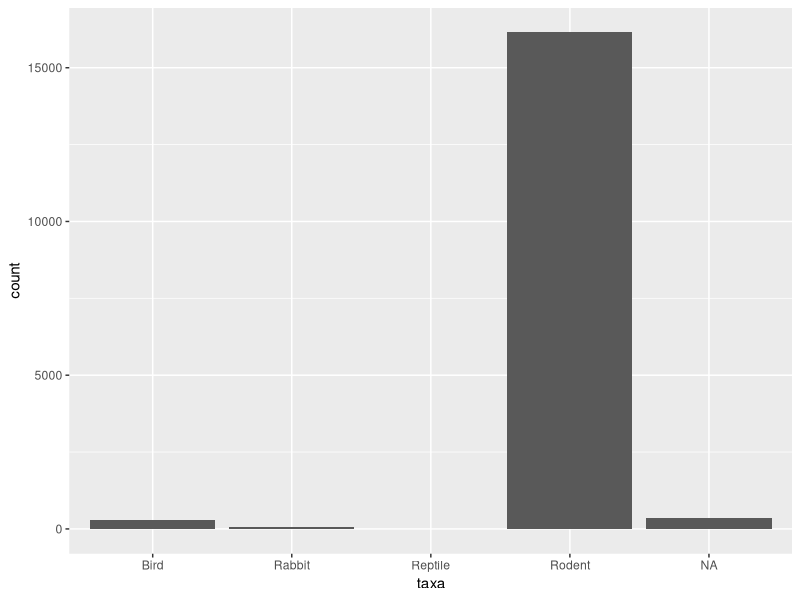
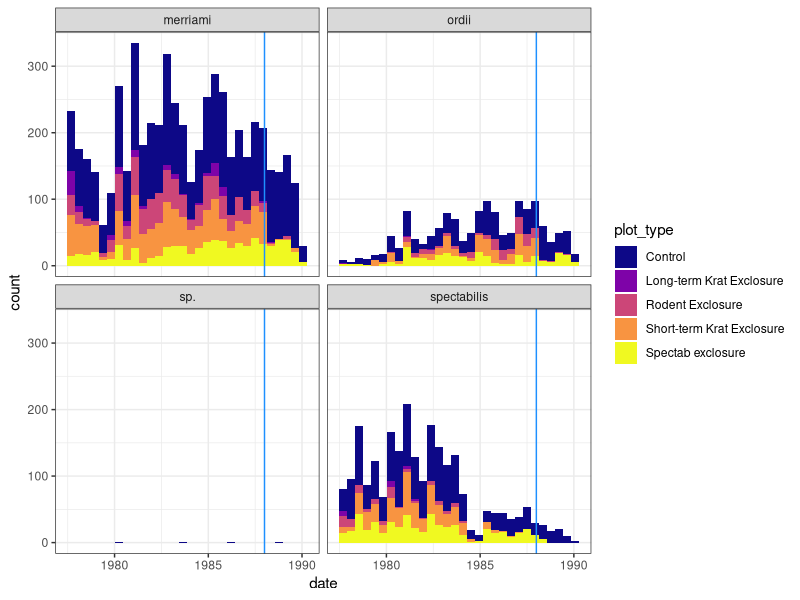
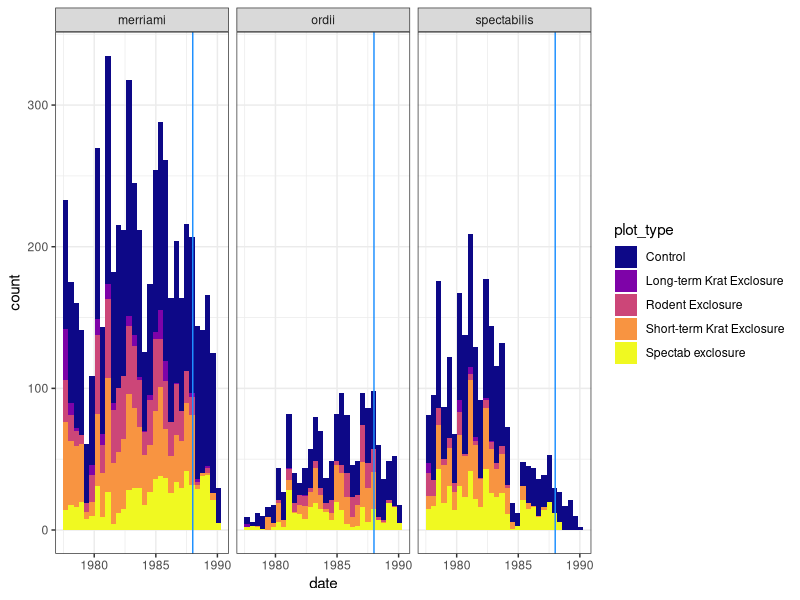
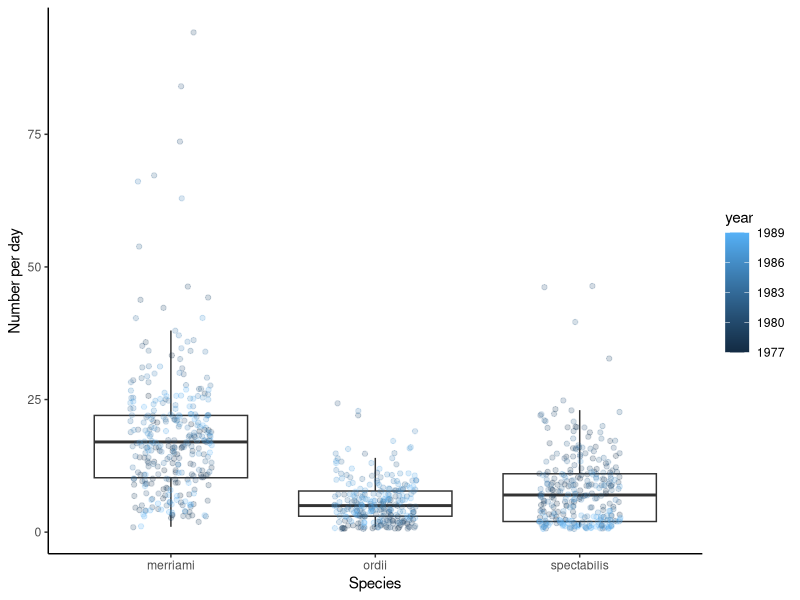
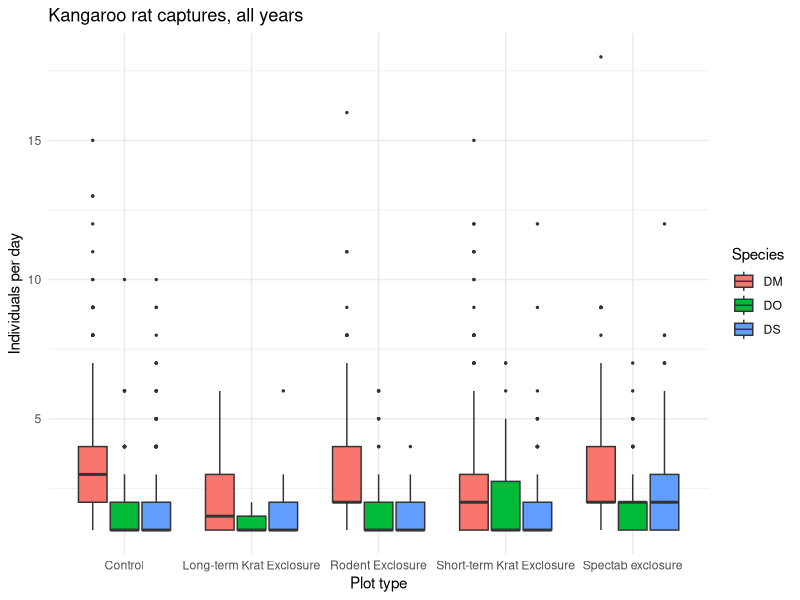
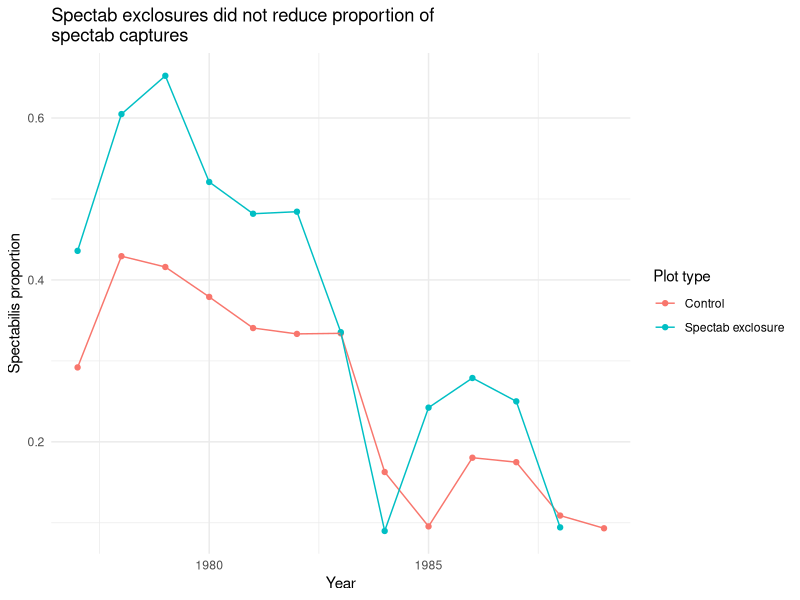

Write R code to recreate these figures, in order.
## ---- chunk 1
library(readr)
library(dplyr)
library(ggplot2)
library(stringr)
## ---- chunk 2
rodents <- read_csv("scripts/data/surveys_complete_77_89.csv")
## ---- chunk 3
glimpse(rodents) # or click on the environment
str(rodents) # an alternative that does the same thing
head(rodents) # or open fully with View() or click in environment
## ---- chunk 4
table(rodents$taxa)
## ---- chunk 5
rodents %>%
  ggplot(aes(x=taxa))+
  geom_bar()
## ---- chunk 6
## How do we find NAs anyway? ----
head(is.na(rodents$taxa)) # logical--tells us when an observation is an NA (T or F)

# Not very helpful. BUT
sum(is.na(rodents$taxa)) # sum considers T = 1 and F = 0
## ---- chunk 7
rodents <- rodents %>%
  filter(taxa == "Rodent")
glimpse(rodents)
## ---- chunk 8
krats <- rodents %>%
  filter(genus == "Dipodomys")
dim(krats) # okay, so that's a lot smaller, great.
glimpse(krats)
## ---- chunk 9
krats <- krats %>%
  mutate(date = lubridate::ymd(paste(year, month, day, sep = "-")))
## ---- chunk 10
krats <- krats %>%
  mutate(time_period = ifelse(year < 1988, "early", "late"))

# Check that this went through; check for NAs
table(krats$time_period, exclude = NULL) # learned how to do this earlier
## ---- chunk 11
krats %>%
  ggplot(aes(x = date, fill = plot_type)) +
  geom_histogram()+
  facet_wrap(~species)+ 
  theme_bw()+
  scale_fill_viridis_d(option = "plasma")+
  geom_vline(aes(xintercept = lubridate::ymd("1988-01-01")), col = "dodgerblue")
## ---- chunk 12
krats <- krats %>%
  filter(species != "sp.")
## ---- chunk 13
krats %>%
  ggplot(aes(x = date, fill = plot_type)) +
  geom_histogram()+
  facet_wrap(~species)+ 
  theme_bw()+
  scale_fill_viridis_d(option = "plasma")+
  geom_vline(aes(xintercept = lubridate::ymd("1988-01-01")), col = "dodgerblue")
## ---- chunk 14
krats_per_day <- krats %>%
  group_by(date, year, species) %>%
  summarize(n = n()) %>%
  group_by(species)

krats_per_day %>%
  ggplot(aes(x = species, y = n))+
  geom_boxplot(outlier.shape = NA)+
  geom_jitter(width = 0.2, alpha = 0.2, aes(col = year))+
  theme_classic()+
  ylab("Number per day")+
  xlab("Species")
## ---- chunk 15
counts_per_day <- krats %>%
  group_by(year, plot_id, plot_type, month, day, species_id) %>%
  summarize(count_per_day = n())

counts_per_day %>%
  ggplot(aes(x = plot_type, y = count_per_day, fill = species_id, group = interaction(plot_type, species_id)))+
  geom_boxplot(outlier.size = 0.5)+
  theme_minimal()+
  labs(title = "Kangaroo rat captures, all years",
       x = "Plot type",
       y = "Individuals per day",
       fill = "Species")
## ---- chunk 16
control_spectab <- krats %>%
  filter(plot_type %in% c("Control", "Spectab exclosure"))

prop_spectab <- control_spectab %>%
  group_by(year, plot_type, species_id) %>%
  summarize(total_count = n(), .groups = "drop_last") %>%
  mutate(prop = total_count/sum(total_count)) %>%
  filter(species_id == "DS") # keep only spectabilis

prop_spectab %>%
  ggplot(aes(x = year, y = prop, col = plot_type))+
  geom_point()+
  geom_line()+
  theme_minimal()+
  labs(title = "Spectab exclosures did not reduce proportion of\nspectab captures",
       y = "Spectabilis proportion",
       x = "Year",
       color = "Plot type")
## ---- chunk 17
counts_mod <- lm(count_per_day ~ plot_type + species_id, data = counts_per_day)
summary(counts_mod)
## ---- chunk 18
counts_mod_interact <- lm(count_per_day ~ plot_type*species_id, data = counts_per_day)
summary(counts_mod_interact)
